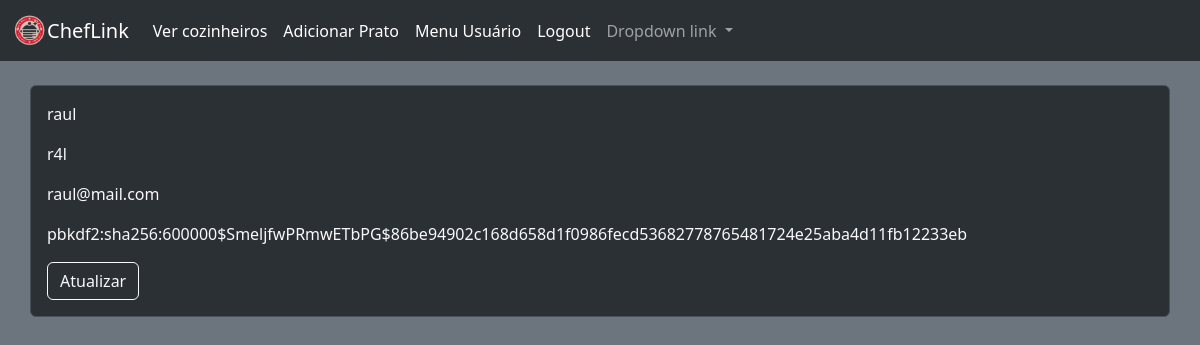
Before: /dashboard (signed in) with the older database file.
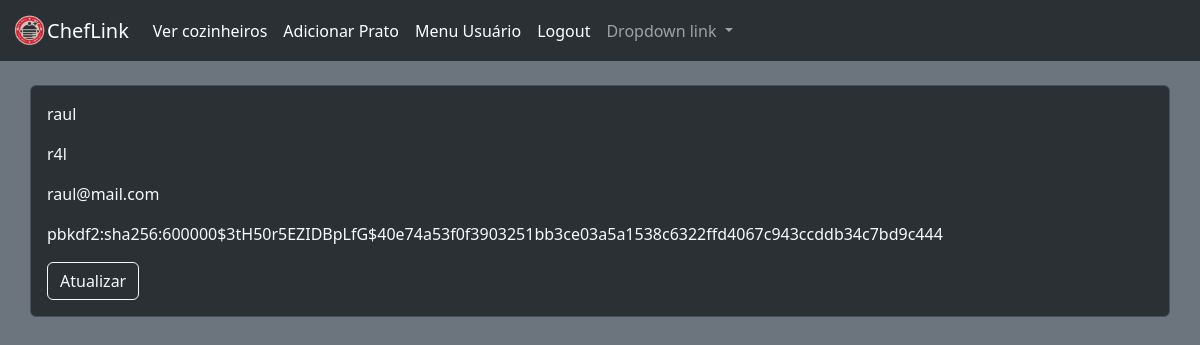
After: the same page with the newer database file.
### models.py (models this page shows)
class UserModel(db.Model, UserMixin):
    __tablename__ = "usermodel"
    id = mapped_column(Integer,autoincrement=True,primary_key=True)
    name = mapped_column(String(100), nullable=False)
    username = mapped_column(String(30), nullable=False,unique=True)
    email = mapped_column(String(60), nullable=False, unique=True)
    password_hash = mapped_column(String(128), nullable=False)
    status = mapped_column(Boolean, unique=False,default=True)
    posts = relationship('UserPostModel', backref='poster')

### routes.py (the view)
@app.route('/dashboard', methods=['POST','GET'])
@login_required
def dashboard_user():
    username=current_user.username
    user = UserModel.query.filter_by(username=username).first_or_404()
    return render_template('dashboard.html',user=user)

### routes.py (called while the page is built)
@login_manager.user_loader
def load_user(user_id):
    return UserModel.query.get_or_404(user_id)

### templates/dashboard.html (shortened to what this page needs)
{%extends "base.html"%}
{%block body%}
<br>
<div class="container p-3 border d-flex bg-body-tertiary rounded flex-column" data-bs-theme="dark">
    <p class="text-light">{{user.name}}</p>
    <p class="text-light">{{user.username}}</p>
    <p class="text-light">{{user.email}}</p>
    <p class="text-light text-break" >{{user.password_hash}}</p>
    <div class="d-grid gap-2 d-md-block">
        <a href="{{url_for('alter_user',id=current_user.id)}}" class="btn btn-outline-light">Atualizar</a>
    </div>
</div>
{%endblock%}

Changed rows visible on the page:
changed UserModel "raul": password_hash "pbkdf2:sha256:600000$SmeljfwPRmwETbPG$86be94902c168d658d1f0986fecd53682778765481724e25aba4d11fb12233eb" → "pbkdf2:sha256:600000$3tH50r5EZIDBpLfG$40e74a53f0f3903251bb3ce03a5a1538c6322ffd4067c943ccddb34c7bd9c444"
